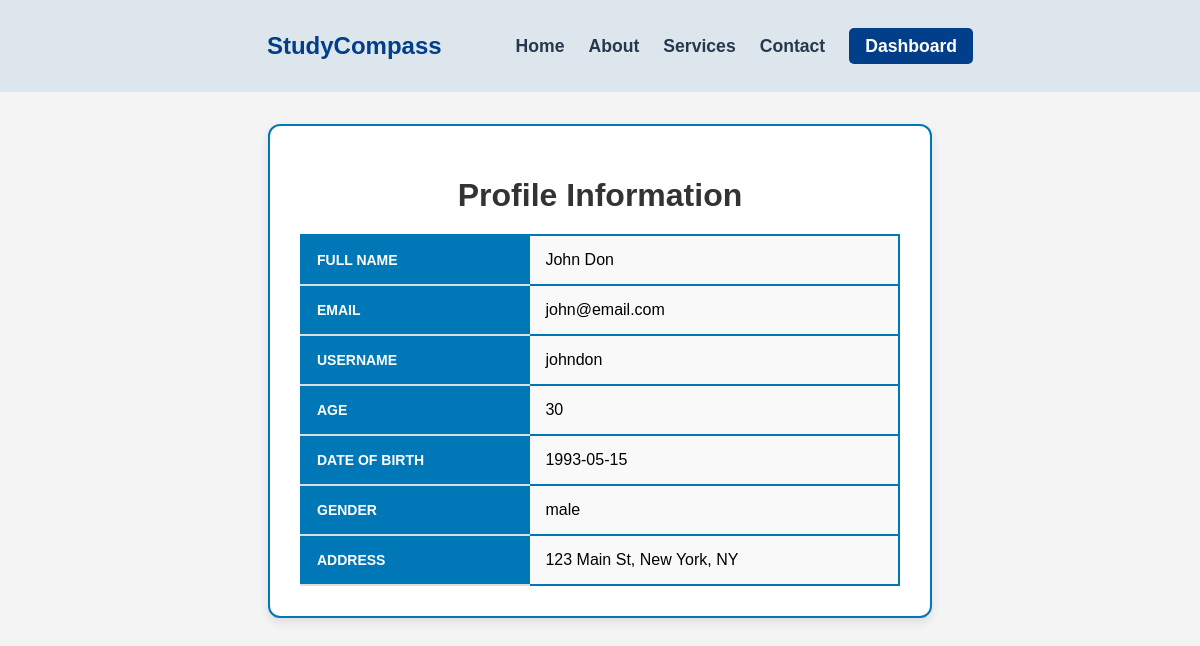
Screenshot of /view/profile.php (signed in) with the database file from the repository.
### tables this page shows
CREATE TABLE `users` (
  `id` int(11) NOT NULL,
  `name` varchar(155) NOT NULL,
  `email` varchar(255) NOT NULL,
  `username` varchar(155) NOT NULL,
  `password` varchar(255) NOT NULL,
  `age` int(50) NOT NULL,
  `dob` varchar(50) NOT NULL,
  `gender` varchar(155) NOT NULL,
  `address` varchar(255) NOT NULL
);

### model/authModel.php (called while the page is built, shortened)
<?php
function getUser($username)
{
  $conn = getConnection();
  $sql = "SELECT * FROM users WHERE username='{$username}'";
  $result = mysqli_query($conn, $sql);
  if ($result && mysqli_num_rows($result) == 1) {
    return mysqli_fetch_assoc($result);
  }
  return false;
}

### view/profile.php (the view, shortened to what this page needs)
<?php
$username = $_SESSION['username'];
require_once('../model/authModel.php');
$user = getUser($username);
?>
<!DOCTYPE html>
<html lang="en">
<head>
    <link rel="stylesheet" href="../assets/styles.css">
</head>
<body>
<nav class="navbar">
        <div class="container">
            <ul class="nav-links">
                <li><a href="../view/home.php" id="logo">StudyCompass</a></li>
                <li><a href="../view/home.php">Home</a></li>
                <li><a href="#">About</a></li>
                <li><a href="#">Services</a></li>
                <li><a href="#">Contact</a></li>
                <li><a href="../view/userDashboard.php" id="btnReg">Dashboard</a></li>
            </ul>
        </div>
    </nav>
    <div class="profile-container">
        <div class="profile-card">
            <h1>Profile Information</h1>
            <table>
                <tr>
                    <th>Full Name</th>
                    <td><?= htmlspecialchars($user['name']); ?></td>
                </tr>
                <tr>
                    <th>Email</th>
                    <td><?= htmlspecialchars($user['email']); ?></td>
                </tr>
                <tr>
                    <th>Username</th>
                    <td><?= htmlspecialchars($user['username']); ?></td>
                </tr>
                <tr>
                    <th>Age</th>
                    <td><?= htmlspecialchars($user['age']); ?></td>
                </tr>
                <tr>
                    <th>Date of Birth</th>
                    <td><?= htmlspecialchars($user['dob']); ?></td>
                </tr>
                <tr>
                    <th>Gender</th>
                    <td><?= htmlspecialchars($user['gender']); ?></td>
                </tr>
                <tr>
                    <th>Address</th>
                    <td><?= htmlspecialchars($user['address']); ?></td>
                </tr>
            </table>
        </div>
    </div>
</body>
</html>

### assets/styles.css (style rules this page uses)
body { margin: 0; font-family: "Arial", sans-serif; background-color: #f4f4f4; }
.container { width: 100%; margin: 0 auto; max-width: fit-content; }
.navbar { background-color: #dde6ed; padding: 1rem 0; display: flex; justify-content: space-evenly; align-items: center; }
#logo { color: #023e8a; font-size: 1.5rem; font-weight: bold; text-decoration: none; padding-right: 50px; }
.nav-links { list-style: none; display: flex; gap: 1.5rem; align-items: center; }
.nav-links a { color: #27374d; text-decoration: none; font-size: 1.1rem; font-weight: 700; }
#btnReg { padding: 0.5rem 1rem; color: #fff; background-color: #023e8a; text-decoration: none; border-radius: 5px; transition: background-color 0.3s; }
.profile-container { display: flex; justify-content: center; align-items: center; width: 100%; margin-top: 2rem; }
.profile-card { background-color: #ffffff; border-radius: 12px; border: 2px solid #0077b6; box-shadow: 0 4px 10px rgba(0, 0, 0, 0.1); width: 600px; padding: 30px; text-align: center; }
.profile-card h1 { margin-bottom: 20px; color: #333; }
table { width: 100%; border-collapse: collapse; margin-top: 20px; }
th, td { padding: 15px; text-align: left; border: 2px solid #0077b6; }
th { background-color: #0077b6; color: #ffffff; text-transform: uppercase; font-size: 14px; border-bottom: 2px solid #ddd; }
td { background-color: #f9f9f9; }

### rows the page displays
users: name "John Don", email "john@email.com", username "johndon", age "30", dob "1993-05-15", gender "male", address "123 Main St, New York, NY"
